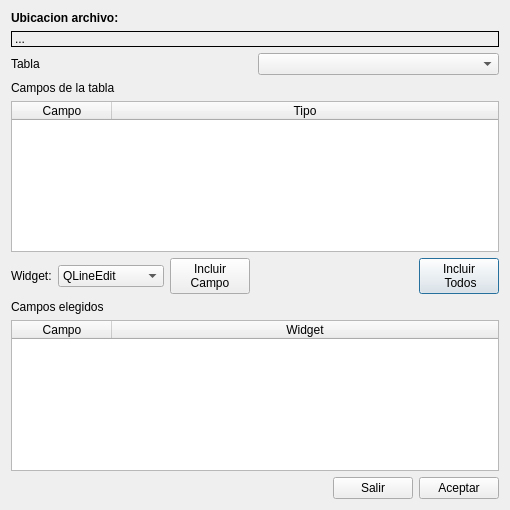
<?xml version="1.0" encoding="UTF-8"?>
<ui version="4.0">
 <class>Dialog</class>
 <widget class="QDialog" name="Dialog">
  <property name="geometry">
   <rect>
    <x>0</x>
    <y>0</y>
    <width>510</width>
    <height>510</height>
   </rect>
  </property>
  <property name="windowTitle">
   <string>Seleccionar campos</string>
  </property>
  <layout class="QVBoxLayout" name="verticalLayout_4">
   <item>
    <layout class="QVBoxLayout" name="verticalLayout">
     <item>
      <widget class="QLabel" name="label">
       <property name="font">
        <font>
         <weight>75</weight>
         <bold>true</bold>
        </font>
       </property>
       <property name="text">
        <string>Ubicacion archivo:</string>
       </property>
      </widget>
     </item>
     <item>
      <widget class="QLabel" name="lbUbicacion">
       <property name="frameShape">
        <enum>QFrame::Box</enum>
       </property>
       <property name="text">
        <string>...</string>
       </property>
      </widget>
     </item>
    </layout>
   </item>
   <item>
    <layout class="QHBoxLayout" name="horizontalLayout">
     <item>
      <widget class="QLabel" name="label_2">
       <property name="text">
        <string>Tabla</string>
       </property>
      </widget>
     </item>
     <item>
      <widget class="QComboBox" name="cbTablas"/>
     </item>
    </layout>
   </item>
   <item>
    <layout class="QVBoxLayout" name="verticalLayout_2">
     <item>
      <widget class="QLabel" name="label_3">
       <property name="text">
        <string>Campos de la tabla</string>
       </property>
      </widget>
     </item>
     <item>
      <widget class="QTableWidget" name="lstCamposBD">
       <property name="alternatingRowColors">
        <bool>true</bool>
       </property>
       <property name="selectionMode">
        <enum>QAbstractItemView::SingleSelection</enum>
       </property>
       <property name="selectionBehavior">
        <enum>QAbstractItemView::SelectRows</enum>
       </property>
       <attribute name="horizontalHeaderCascadingSectionResizes">
        <bool>false</bool>
       </attribute>
       <attribute name="horizontalHeaderStretchLastSection">
        <bool>true</bool>
       </attribute>
       <attribute name="verticalHeaderVisible">
        <bool>false</bool>
       </attribute>
       <attribute name="verticalHeaderVisible">
        <bool>false</bool>
       </attribute>
       <attribute name="horizontalHeaderStretchLastSection">
        <bool>true</bool>
       </attribute>
       <attribute name="horizontalHeaderCascadingSectionResizes">
        <bool>false</bool>
       </attribute>
       <column>
        <property name="text">
         <string>Campo</string>
        </property>
       </column>
       <column>
        <property name="text">
         <string>Tipo</string>
        </property>
       </column>
      </widget>
     </item>
    </layout>
   </item>
   <item>
    <layout class="QHBoxLayout" name="horizontalLayout_3">
     <item>
      <widget class="QLabel" name="label_5">
       <property name="text">
        <string>Widget:</string>
       </property>
      </widget>
     </item>
     <item>
      <widget class="QComboBox" name="cbWidget">
       <property name="focusPolicy">
        <enum>Qt::TabFocus</enum>
       </property>
       <property name="currentIndex">
        <number>2</number>
       </property>
       <item>
        <property name="text">
         <string>QCheckBox</string>
        </property>
       </item>
       <item>
        <property name="text">
         <string>QComboBox</string>
        </property>
       </item>
       <item>
        <property name="text">
         <string>QLineEdit</string>
        </property>
       </item>
       <item>
        <property name="text">
         <string>QRadioButton</string>
        </property>
       </item>
      </widget>
     </item>
     <item>
      <widget class="QPushButton" name="btIncluirCampo">
       <property name="text">
        <string>Incluir 
Campo</string>
       </property>
       <property name="autoDefault">
        <bool>false</bool>
       </property>
       <property name="default">
        <bool>false</bool>
       </property>
       <property name="flat">
        <bool>false</bool>
       </property>
      </widget>
     </item>
     <item>
      <spacer name="horizontalSpacer_2">
       <property name="orientation">
        <enum>Qt::Horizontal</enum>
       </property>
       <property name="sizeHint" stdset="0">
        <size>
         <width>40</width>
         <height>20</height>
        </size>
       </property>
      </spacer>
     </item>
     <item>
      <widget class="QPushButton" name="btIncluirTodos">
       <property name="text">
        <string>Incluir 
 Todos</string>
       </property>
      </widget>
     </item>
    </layout>
   </item>
   <item>
    <layout class="QVBoxLayout" name="verticalLayout_3">
     <item>
      <widget class="QLabel" name="label_4">
       <property name="text">
        <string>Campos elegidos</string>
       </property>
      </widget>
     </item>
     <item>
      <widget class="QTableWidget" name="lstCamposElegidos">
       <property name="alternatingRowColors">
        <bool>true</bool>
       </property>
       <property name="selectionMode">
        <enum>QAbstractItemView::SingleSelection</enum>
       </property>
       <property name="selectionBehavior">
        <enum>QAbstractItemView::SelectRows</enum>
       </property>
       <attribute name="horizontalHeaderCascadingSectionResizes">
        <bool>false</bool>
       </attribute>
       <attribute name="horizontalHeaderStretchLastSection">
        <bool>true</bool>
       </attribute>
       <attribute name="verticalHeaderVisible">
        <bool>false</bool>
       </attribute>
       <attribute name="verticalHeaderVisible">
        <bool>false</bool>
       </attribute>
       <attribute name="horizontalHeaderStretchLastSection">
        <bool>true</bool>
       </attribute>
       <attribute name="horizontalHeaderCascadingSectionResizes">
        <bool>false</bool>
       </attribute>
       <column>
        <property name="text">
         <string>Campo</string>
        </property>
       </column>
       <column>
        <property name="text">
         <string>Widget</string>
        </property>
       </column>
      </widget>
     </item>
    </layout>
   </item>
   <item>
    <layout class="QHBoxLayout" name="horizontalLayout_2">
     <item>
      <spacer name="horizontalSpacer">
       <property name="orientation">
        <enum>Qt::Horizontal</enum>
       </property>
       <property name="sizeHint" stdset="0">
        <size>
         <width>40</width>
         <height>20</height>
        </size>
       </property>
      </spacer>
     </item>
     <item>
      <widget class="QPushButton" name="pushButton_2">
       <property name="text">
        <string>Salir</string>
       </property>
      </widget>
     </item>
     <item>
      <widget class="QPushButton" name="btAceptar">
       <property name="text">
        <string>Aceptar</string>
       </property>
      </widget>
     </item>
    </layout>
   </item>
  </layout>
 </widget>
 <resources/>
 <connections>
  <connection>
   <sender>pushButton_2</sender>
   <signal>clicked()</signal>
   <receiver>Dialog</receiver>
   <slot>close()</slot>
   <hints>
    <hint type="sourcelabel">
     <x>351</x>
     <y>477</y>
    </hint>
    <hint type="destinationlabel">
     <x>233</x>
     <y>464</y>
    </hint>
   </hints>
  </connection>
 </connections>
</ui>
